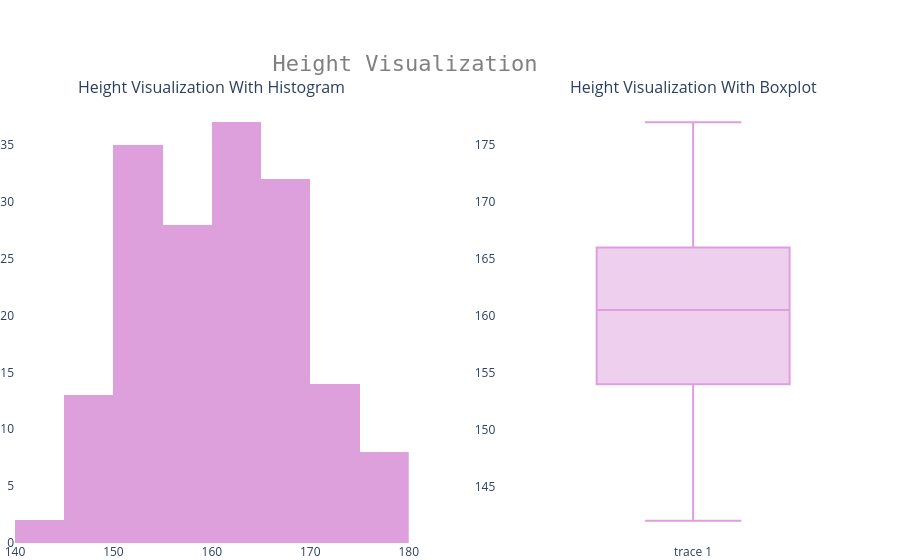

This figure's notebook cell:
### Code cell
fig = make_subplots(rows=1,cols=2,subplot_titles=['Height Visualization With Histogram','Height Visualization With Boxplot'])

fig.add_traces(go.Histogram(x=df['height_cm'],
                            xbins=dict(start=120,end=190),
                            marker=dict(color='plum')),1,1)

fig.add_traces(go.Box(y=df['height_cm'],marker=dict(color='plum')),1,2)

fig.update_layout(margin={'b':0,'l':0,'r':0,'t':100},
                  paper_bgcolor='rgb(428,428,455)',
                  plot_bgcolor='rgb(428,428,455)',
                  title_text='Height Visualization',
                  title={'font':{
                             'family':'monospace',
                             'size':22,
                             'color': 'grey'
                         },
                        'x':0.45,'y':0.9},
                 showlegend=False)

fig.show()

### Figure 1 — Plotly figure (JSON) as saved in the notebook; plotly's stock layout.template omitted (floating-point values rounded to 4 significant figures; data arrays with more than 128 entries replaced by an {"elided": "..."} marker saying what was removed)
{"data": [{"marker": {"color": "plum"}, "type": "histogram", "x": {"elided": "169 float values"}, "xaxis": "x", "xbins": {"end": 190, "start": 120}, "yaxis": "y"}, {"marker": {"color": "plum"}, "type": "box", "xaxis": "x2", "y": {"elided": "169 float values"}, "yaxis": "y2"}], "layout": {"annotations": [{"font": {"size": 16}, "showarrow": false, "text": "Height Visualization With Histogram", "x": 0.225, "xanchor": "center", "xref": "paper", "y": 1, "yanchor": "bottom", "yref": "paper"}, {"font": {"size": 16}, "showarrow": false, "text": "Height Visualization With Boxplot", "x": 0.775, "xanchor": "center", "xref": "paper", "y": 1, "yanchor": "bottom", "yref": "paper"}], "margin": {"b": 0, "l": 0, "r": 0, "t": 100}, "paper_bgcolor": "rgb(428,428,455)", "plot_bgcolor": "rgb(428,428,455)", "showlegend": false, "title": {"font": {"color": "grey", "family": "monospace", "size": 22}, "text": "Height Visualization", "x": 0.45, "y": 0.9}, "xaxis": {"anchor": "y", "domain": [0, 0.45]}, "xaxis2": {"anchor": "y2", "domain": [0.55, 1]}, "yaxis": {"anchor": "x", "domain": [0, 1]}, "yaxis2": {"anchor": "x2", "domain": [0, 1]}}}
